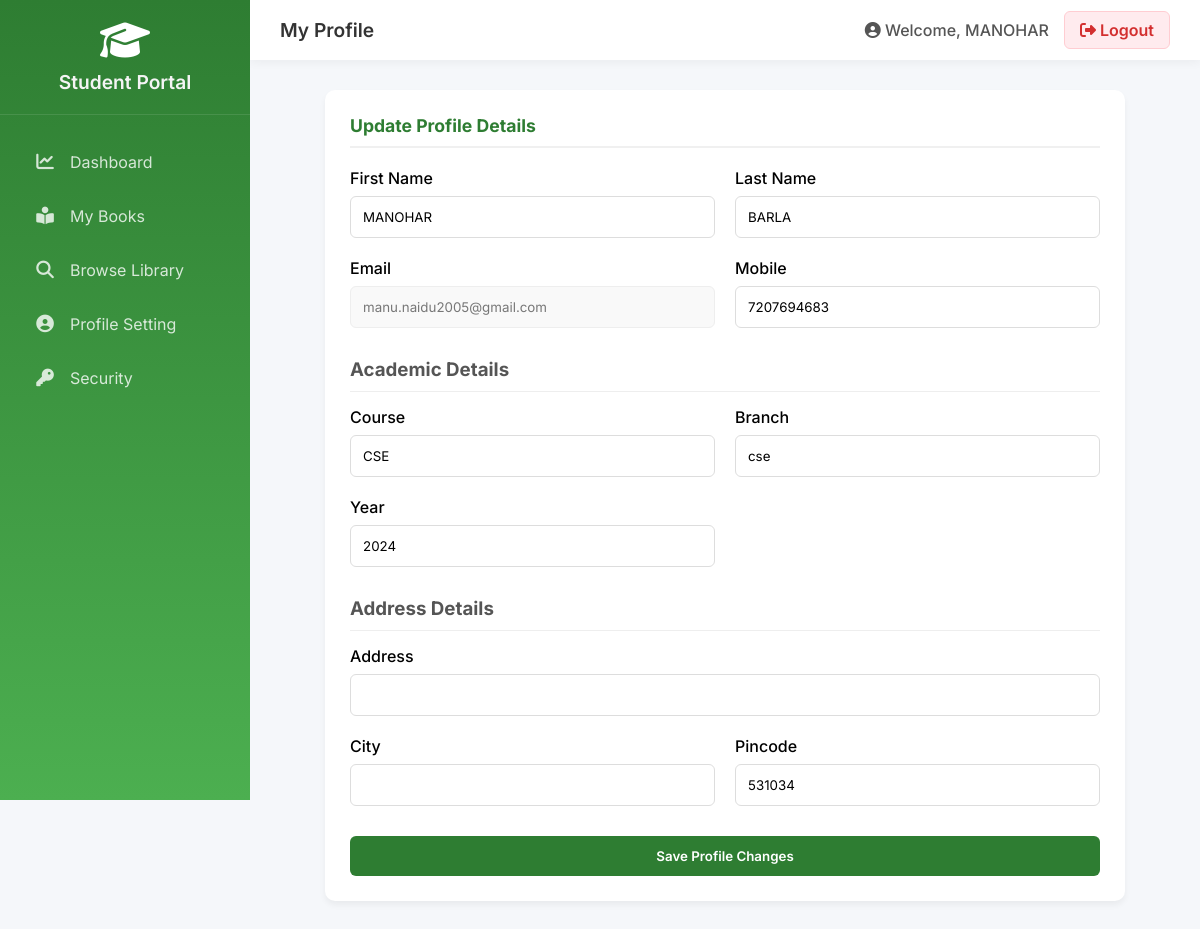
The page /student/profile/ (signed in) on the database its author committed.
### applib/models.py (models this page shows, shortened)
class User(AbstractUser):
    ROLE_CHOICES = (
        ('admin', 'Admin'),
        ('student', 'Student'),
        ('faculty', 'Faculty'),
        ('staff', 'Staff'),
    )
    role = models.CharField(
        max_length=20,
        choices=ROLE_CHOICES,
        default='student'
    )
    identifier = models.CharField(max_length=50, unique=True, null=True, blank=True) # Used for ID/Roll No
    mobile = models.CharField(max_length=15, null=True, blank=True)
    email_verified = models.BooleanField(default=False)
    mobile_verified = models.BooleanField(default=False)

class StudentProfile(models.Model):
    user = models.OneToOneField(User, on_delete=models.CASCADE, null=True, blank=True)
    roll_no = models.CharField(max_length=50, unique=True)
    dob = models.DateField(null=True, blank=True)
    gender = models.CharField(max_length=10, null=True, blank=True)
    course = models.CharField(max_length=100, null=True, blank=True)
    branch = models.CharField(max_length=100, null=True, blank=True)
    year = models.CharField(max_length=50, null=True, blank=True)
    address = models.TextField(null=True, blank=True)
    city = models.CharField(max_length=100, null=True, blank=True)
    pincode = models.CharField(max_length=10, null=True, blank=True)
    fine_amount = models.DecimalField(max_digits=8, decimal_places=2, default=0)

### applib/views.py (the view, shortened to what this page needs)
# urls.py: path('student/profile/', views.student_profile, name='student_profile'),
@login_required
def student_profile(request):
    if request.user.role != 'student':
        return HttpResponse("Unauthorized", status=401)
    profile = StudentProfile.objects.filter(user=request.user).first()
    return render(request, 'student_profile.html', {'profile': profile})

### applib/templates/student_profile.html (shortened to what this page needs)
{% extends 'base_student.html' %}
{% block page_title %}My Profile{% endblock %}
{% block content %}
<div class="card" style="max-width: 800px; margin: 0 auto;">
    <h2 class="card-title">Update Profile Details</h2>
    <form method="POST">
        <div style="display: grid; grid-template-columns: 1fr 1fr; gap: 20px; margin-bottom: 20px;">
            <div class="form-group">
                <label style="display: block; margin-bottom: 8px; font-weight: 500;">First Name</label>
                <input type="text" name="first_name" value="{{ user.first_name }}" required
                    style="width: 100%; padding: 12px; border: 1px solid #ddd; border-radius: 6px;">
            </div>
            <div class="form-group">
                <label style="display: block; margin-bottom: 8px; font-weight: 500;">Last Name</label>
                <input type="text" name="last_name" value="{{ user.last_name }}" required
                    style="width: 100%; padding: 12px; border: 1px solid #ddd; border-radius: 6px;">
            </div>
        </div>
        <div style="display: grid; grid-template-columns: 1fr 1fr; gap: 20px; margin-bottom: 20px;">
            <div class="form-group">
                <label style="display: block; margin-bottom: 8px; font-weight: 500;">Email</label>
                <input type="email" value="{{ user.email }}" readonly
                    style="width: 100%; padding: 12px; border: 1px solid #eee; border-radius: 6px; background: #f9f9f9; color: #777;">
            </div>
            <div class="form-group">
                <label style="display: block; margin-bottom: 8px; font-weight: 500;">Mobile</label>
                <input type="text" name="mobile" value="{{ user.mobile }}" required
                    style="width: 100%; padding: 12px; border: 1px solid #ddd; border-radius: 6px;">
            </div>
        </div>
        {% if profile %}
        <h3 style="margin: 30px 0 15px 0; color: #555; border-bottom: 1px solid #eee; padding-bottom: 10px;">Academic
            Details</h3>
        <div style="display: grid; grid-template-columns: 1fr 1fr; gap: 20px; margin-bottom: 20px;">
            <div class="form-group">
                <label style="display: block; margin-bottom: 8px; font-weight: 500;">Course</label>
                <input type="text" name="course" value="{{ profile.course }}"
                    style="width: 100%; padding: 12px; border: 1px solid #ddd; border-radius: 6px;">
            </div>
            <div class="form-group">
                <label style="display: block; margin-bottom: 8px; font-weight: 500;">Branch</label>
                <input type="text" name="branch" value="{{ profile.branch }}"
                    style="width: 100%; padding: 12px; border: 1px solid #ddd; border-radius: 6px;">
            </div>
        </div>
        <div style="display: grid; grid-template-columns: 1fr 1fr; gap: 20px; margin-bottom: 20px;">
            <div class="form-group">
                <label style="display: block; margin-bottom: 8px; font-weight: 500;">Year</label>
                <input type="text" name="year" value="{{ profile.year }}"
                    style="width: 100%; padding: 12px; border: 1px solid #ddd; border-radius: 6px;">
            </div>
        </div>
        <h3 style="margin: 30px 0 15px 0; color: #555; border-bottom: 1px solid #eee; padding-bottom: 10px;">Address
            Details</h3>
        <div class="form-group" style="margin-bottom: 20px;">
            <label style="display: block; margin-bottom: 8px; font-weight: 500;">Address</label>
            <input type="text" name="address" value="{{ profile.address }}"
                style="width: 100%; padding: 12px; border: 1px solid #ddd; border-radius: 6px;">
        </div>
        <div style="display: grid; grid-template-columns: 1fr 1fr; gap: 20px; margin-bottom: 30px;">
            <div class="form-group">
                <label style="display: block; margin-bottom: 8px; font-weight: 500;">City</label>
                <input type="text" name="city" value="{{ profile.city }}"
                    style="width: 100%; padding: 12px; border: 1px solid #ddd; border-radius: 6px;">
            </div>
            <div class="form-group">
                <label style="display: block; margin-bottom: 8px; font-weight: 500;">Pincode</label>
                <input type="text" name="pincode" value="{{ profile.pincode }}"
                    style="width: 100%; padding: 12px; border: 1px solid #ddd; border-radius: 6px;">
            </div>
        </div>
        {% endif %}
        <button type="submit" class="btn btn-primary"
            style="background: var(--primary); color: white; padding: 12px 25px; border: none; border-radius: 6px; font-weight: 600; cursor: pointer; display: block; width: 100%;">
            Save Profile Changes
        </button>
    </form>
</div>
{% endblock %}

### applib/templates/base_student.html (shortened to what this page needs)
{% load static %}
<!DOCTYPE html>
<html lang="en">
<head>
    <link rel="stylesheet" href="https://cdnjs.cloudflare.com/ajax/libs/font-awesome/6.4.0/css/all.min.css">
</head>
<body>
    <aside class="sidebar">
        <div class="sidebar-header">
            <i class="fas fa-graduation-cap"></i>
            <h2>Student Portal</h2>
        </div>
        <ul class="nav-menu">
            <li class="nav-item">
                <a href="{% url 'student_dashboard' %}"
                    class="nav-link {% if request.path == '/student-dashboard/' %}active{% endif %}">
                    <i class="fas fa-chart-line"></i> Dashboard
                </a>
            </li>
            <li class="nav-item">
                <a href="#" class="nav-link">
                    <i class="fas fa-book-reader"></i> My Books
                </a>
            </li>
            <li class="nav-item">
                <a href="#" class="nav-link">
                    <i class="fas fa-search"></i> Browse Library
                </a>
            </li>
            <li class="nav-item">
                <a href="#" class="nav-link">
                    <i class="fas fa-user-circle"></i> Profile Setting
                </a>
            </li>
            <li class="nav-item">
                <a href="#" class="nav-link">
                    <i class="fas fa-key"></i> Security
                </a>
            </li>
        </ul>
    </aside>
    <main class="main-content">
        <header class="top-header">
            <div class="header-title">
                {% block page_title %}Dashboard{% endblock %}
            </div>
            <div class="user-profile">
                <span><i class="fas fa-user-circle"></i> Welcome, {{ user.first_name|default:user.username }}</span>
                <a href="{% url 'logout' %}" class="btn-logout"><i class="fas fa-sign-out-alt"></i> Logout</a>
            </div>
        </header>
        <section class="content-area">
            {% block content %}
            {% endblock %}
        </section>
    </main>
</body>
</html>

### applib/templates/base_student.html (style rules this page uses)
:root { --primary: #2e7d32; --secondary: #4caf50; --accent: #ff9800; --text-dark: #333; --text-light: #f4f4f4; --bg-light: #f5f7fa; --sidebar-width: 250px; --header-height: 60px; }
* { margin: 0; padding: 0; box-sizing: border-box; font-family: 'Inter', sans-serif; }
body { background-color: var(--bg-light); display: flex; }
.sidebar { width: var(--sidebar-width); background: linear-gradient(180deg, var(--primary), var(--secondary)); color: var(--text-light); height: 100vh; position: fixed; left: 0; top: 0; overflow-y: auto; transition: all 0.3s; z-index: 1000; }
.sidebar-header { padding: 20px; text-align: center; border-bottom: 1px solid rgba(255, 255, 255, 0.1); }
.sidebar-header h2 { font-size: 1.2rem; margin-top: 10px; font-weight: 600; }
.sidebar-header i { font-size: 2.5rem; color: #fff; }
.nav-menu { list-style: none; padding: 20px 0; }
.nav-item { padding: 5px 20px; }
.nav-link { display: flex; align-items: center; color: rgba(255, 255, 255, 0.8); text-decoration: none; padding: 12px 15px; border-radius: 8px; transition: all 0.3s; }
.nav-link i { margin-right: 15px; width: 20px; text-align: center; font-size: 1.1rem; }
.main-content { flex: 1; margin-left: var(--sidebar-width); min-height: 100vh; display: flex; flex-direction: column; }
.top-header { height: var(--header-height); background: #fff; box-shadow: 0 2px 10px rgba(0, 0, 0, 0.05); display: flex; justify-content: space-between; align-items: center; padding: 0 30px; position: sticky; top: 0; z-index: 999; }
.header-title { font-size: 1.2rem; color: var(--text-dark); font-weight: 600; }
.user-profile { display: flex; align-items: center; gap: 15px; }
.user-profile span { font-weight: 500; color: #555; }
.btn-logout { background: #ffebee; color: #d32f2f; border: 1px solid #ffcdd2; padding: 8px 15px; border-radius: 6px; text-decoration: none; font-weight: 600; transition: all 0.3s; }
.content-area { padding: 30px; flex: 1; }
.card { background: #fff; border-radius: 10px; box-shadow: 0 4px 6px rgba(0, 0, 0, 0.05); padding: 25px; margin-bottom: 25px; }
.card-title { font-size: 1.1rem; color: var(--primary); margin-bottom: 20px; border-bottom: 2px solid #f0f0f0; padding-bottom: 10px; }

### rows shown on the page
User: first_name "MANOHAR", last_name "BARLA", email "manu.naidu2005@gmail.com", mobile "7207694683"
StudentProfile: course "CSE", branch "cse", year "2024", pincode "531034"
